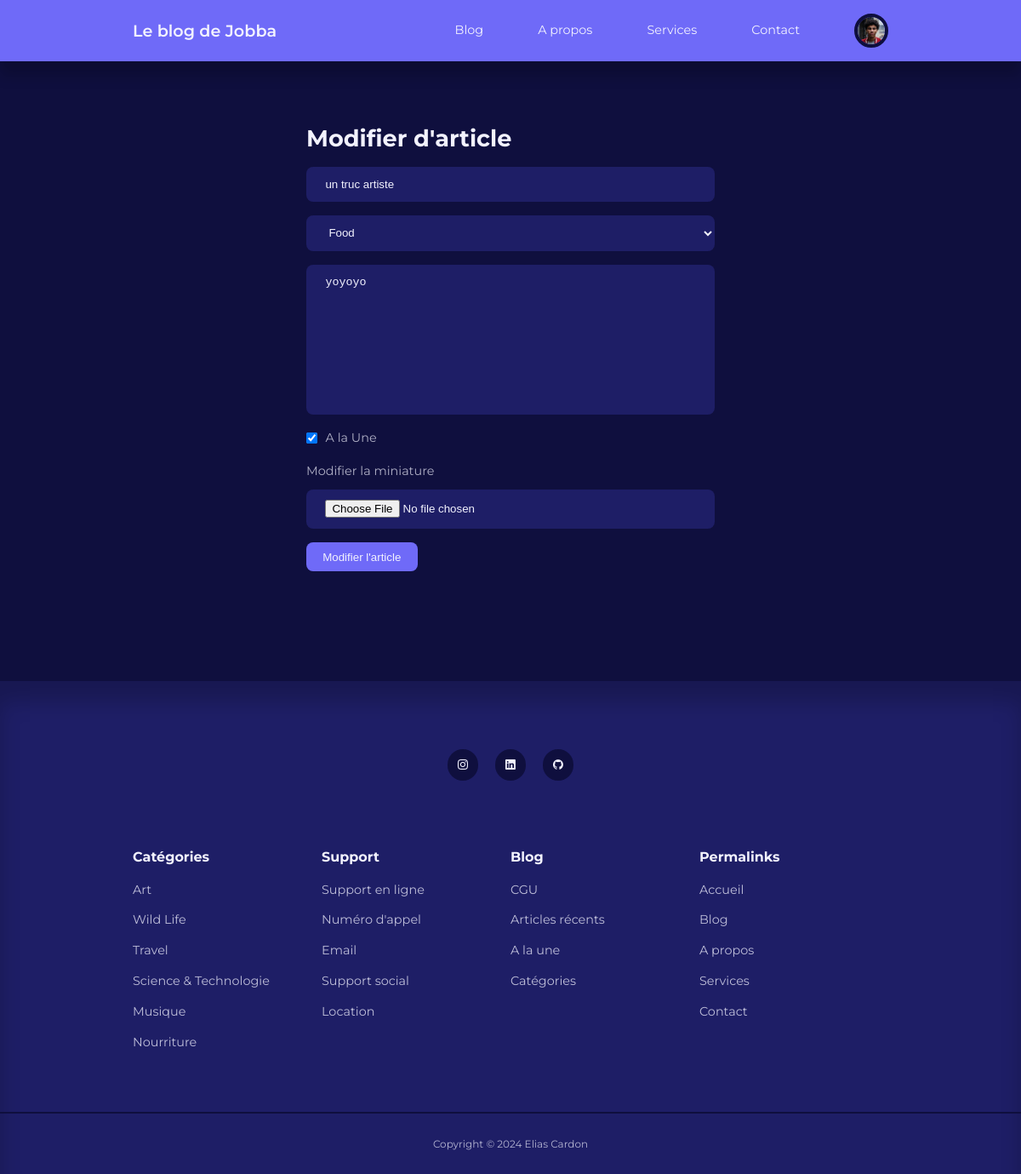
/backend/admin/edit-post.php?id=13 (signed in), run on the app's committed database.
### tables this page shows
CREATE TABLE IF NOT EXISTS `users` (
  `id` int UNSIGNED NOT NULL AUTO_INCREMENT,
  `firstname` varchar(50) NOT NULL,
  `lastname` varchar(50) NOT NULL,
  `username` varchar(50) NOT NULL,
  `email` varchar(100) NOT NULL,
  `password` varchar(255) NOT NULL,
  `avatar` varchar(255) NOT NULL,
  `is_admin` tinyint(1) NOT NULL,
  PRIMARY KEY (`id`)
);

CREATE TABLE IF NOT EXISTS `posts` (
  `id` int UNSIGNED NOT NULL AUTO_INCREMENT,
  `title` varchar(255) NOT NULL,
  `body` text NOT NULL,
  `thumbnail` varchar(255) NOT NULL,
  `date_time` timestamp NOT NULL DEFAULT CURRENT_TIMESTAMP,
  `category_id` int UNSIGNED DEFAULT NULL,
  `author_id` int UNSIGNED NOT NULL,
  `is_featured` tinyint(1) NOT NULL,
  PRIMARY KEY (`id`),
  KEY `FK_blog_category` (`category_id`),
  KEY `FK_blog_author` (`author_id`)
);

### backend/admin/partials/header.php (called while the page is built, shortened)
<?php
require __DIR__ . '/../../partials/header.php';

### backend/admin/edit-post.php (the view, shortened to what this page needs)
<?php
require './partials/header.php';
$category_query = "SELECT * FROM categories";
$categories = mysqli_query($connection, $category_query);
if (isset($_GET['id'])){
    $id = filter_var($_GET['id'], FILTER_SANITIZE_NUMBER_INT);
    $query = "SELECT * FROM posts WHERE id = '$id'";
    $result = mysqli_query($connection, $query);
    $post = mysqli_fetch_assoc($result);
} else {
    header('location: ' . ROOT_URL . 'backend/admin/');
    die();
}
?>
<body>
<section class="form__section">
    <div class="container form__section-container">
        <h2>Modifier d'article</h2>
        <form action="<?= ROOT_URL ?>backend/admin/edit-post-logic.php" method="POST" enctype="multipart/form-data">
            <input type="text" name="title" value="<?= $post['title'] ?>" placeholder="Titre de l'article">
            <select name="category">
                <?php while ($category = mysqli_fetch_assoc($categories)) : ?>
                    <option value="<?= $category['id'] ?>"><?= $category['title'] ?></option>
                <?php endwhile; ?>
            </select>
            <textarea rows="10" name="body" placeholder="Texte de l'article"><?= $post['body'] ?></textarea>
            <div class="form__control inline">
                <input type="checkbox" name="is_featured" id="is_featured" value="1" checked>
                <label for="is_featured">A la Une</label>
            </div>
            <div class="form__control">
                <label for="thumbnail">Modifier la miniature</label>
                <input type="file" name="thumbnail" id="thumbnail">
            </div>
            <button type="submit" name="submit" class="btn">Modifier l'article</button>
        </form>
    </div>
</section>
<?php
require '../partials/footer.php';
?>
</body>
</html>

### backend/partials/header.php (shortened to what this page needs)
<?php
require __DIR__ . '/../config/database.php';
if (isset($_SESSION['user-id'])){
    $id = filter_var($_SESSION['user-id'], FILTER_SANITIZE_NUMBER_INT);
    $query = "SELECT avatar FROM users WHERE id = $id";
    $result = mysqli_query($connection, $query);
    $avatar = mysqli_fetch_assoc($result);
}
?>
<!doctype html>
<html lang="fr">
<head>
    <link rel="stylesheet" href="<?= ROOT_URL?>frontend/assets/style.css">
    <link rel="stylesheet" href="https://unicons.iconscout.com/release/v4.0.0/css/line.css">
</head>
<body>
<nav>
    <div class="container nav__container">
        <a href="<?= ROOT_URL?>" class="nav__logo">Le blog de Jobba</a>
        <ul class="nav__items">
            <li><a href="<?= ROOT_URL?>blog.php">Blog</a></li>
            <li><a href="<?= ROOT_URL?>about.php">A propos</a></li>
            <li><a href="<?= ROOT_URL?>services.php">Services</a></li>
            <li><a href="<?= ROOT_URL?>contact.php">Contact</a></li>
            <?php if (isset($_SESSION['user-id'])) : ?>
                <li class="nav__profile">
                    <div class="avatar">
                        <img src="<?= ROOT_URL . 'frontend/assets/images/' . $avatar['avatar'] ?>" alt="Un avatar">
                    </div>
                </li>
            <?php else : ?>
                <li><a href="<?= ROOT_URL?>signin.php">Se connecter</a></li>
            <?php endif ?>
        </ul>
    </div>
</nav>

### frontend/assets/style.css (style rules this page uses)
:root { --color-primary: #6f6af8; --color-primary-light: hsl(242, 91%, 69%, 18%); --color-primary-variant: #5854c7; --color-red: #da0f3f; --color-red-light: hsl(346, 87%, 46%, 15%); --color-green: #00c476; --color-green-light: hsl(156, 100%, 38%, 15%); --color-gray-900: #1e1e66; --color-gray-700: #2d2b7c; --color-gray-300: rgba(242, 242, 254, 0.3); --color-gray-200: rgba(242, 242, 254, 0.7); --color-white: #f2f2fe; --color-bg: #0f0f3e; --transition: all 300ms ease; --container-width-lg: 74%; --container-width-md: 88%; --form-width: 40%; --card-border-radius-1: 0.3rem; --card-border-radius-2: 0.5rem; --card-border-radius-3: 0.8rem; --card-border-radius-4: 2rem; --card-border-radius-5: 5rem; }
* { margin: 0; padding: 0; outline: 0; border: 0; appearance: 0; list-style: none; text-decoration: none; box-sizing: border-box; }
body { font-family: 'Montserrat', sans-serif; line-height: 1.6; color: var(--color-gray-200); overflow-x: hidden; background: var(--color-bg); font-size: 0.9rem; }
.container { width: var(--container-width-lg); max-width: 1800px; margin-inline: auto; }
h1, h2, h3, h4, h5 { color: var(--color-white); line-height: 1.3; }
h2 { font-size: 1.7rem; margin: 1rem 0; }
a { color: var(--color-white); transition: var(--transition); }
img { display: block; width: 100%; object-fit: cover; }
nav { background: var(--color-primary); width: 100vw; height: 4.5rem; position: fixed; top: 0; z-index: 10; box-shadow: 0 1rem 1rem rgba(0, 0, 0, 0.2); }
.nav__container { height: 100%; display: flex; align-items: center; justify-content: space-between; }
.avatar { width: 2.5rem; height: 2.5rem; border-radius: 50%; overflow: hidden; border: 0.3rem solid var(--color-bg) }
.nav__logo { font-weight: 600; font-size: 1.2rem; }
.nav__items { display: flex; align-items: center; gap: 4rem; }
.nav__profile { position: relative; cursor: pointer; }
.btn { display: inline-block; width: fit-content; padding: 0.6rem 1.2rem; background-color: var(--color-primary); border-radius: var(--card-border-radius-2); cursor: pointer; transition: var(--transition); color: var(--color-white); }
.form__section { display: grid; place-items: center; height: 100vh; }
.form__section-container { width: var(--form-width); }
form { display: flex; flex-direction: column; gap: 1rem; }
.form__control { display: flex; flex-direction: column; gap: 0.6rem; }
.form__control.inline { flex-direction: row; align-items: center; }
input, textarea, select { padding: 0.8rem 1.4rem; background-color: var(--color-gray-900); border-radius: var(--card-border-radius-2); resize: none; color: var(--color-white) }

### data on the page
users: avatar (picture)
posts: title "un truc artiste", body "yoyoyo"

### other printed values
form field category "Food"
